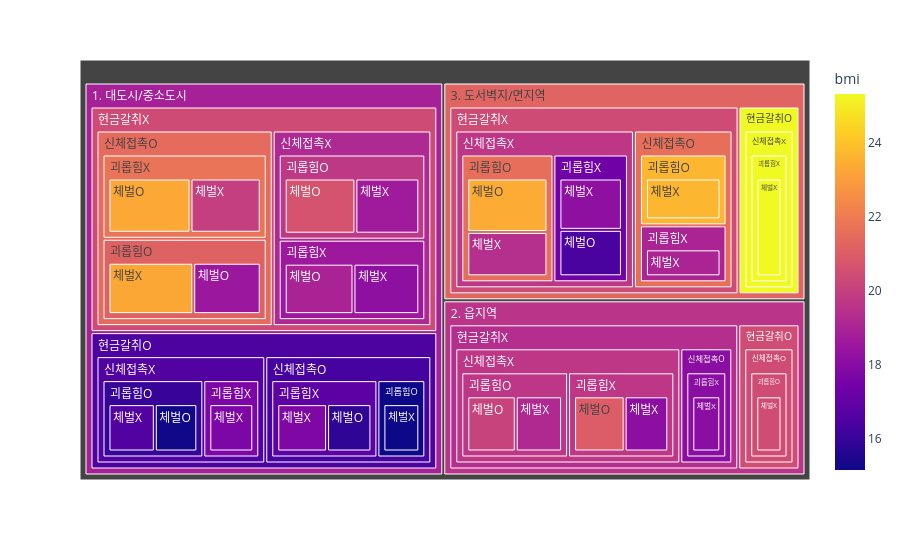

Notebook cell for this chart:
### Code cell
from plotly import express as px
import seaborn as sns

a=health_drop_ele.replace({'현금갈취_초': {1: '현금갈취O', 2: '현금갈취X'},
                         '신체접촉_초': {1: '신체접촉O', 2: '신체접촉X'},
                         '괴롭힘따돌림_초': {1: '괴롭힘O', 2: '괴롭힘X'},
                          '체벌경험_초': {1: '체벌O', 2: '체벌X'}})

bmi_sum=a.groupby(['도시규모','현금갈취_초','신체접촉_초','괴롭힘따돌림_초','체벌경험_초'])["bmi"].mean().reset_index()

fig= px. treemap(bmi_sum, path=['도시규모','현금갈취_초','신체접촉_초','괴롭힘따돌림_초','체벌경험_초'],
                 values='bmi',
                 color="bmi")
fig.show()

### Figure 1 — Plotly figure (JSON) as saved in the notebook; plotly's stock layout.template omitted (floating-point values rounded to 4 significant figures)
{"data": [{"branchvalues": "total", "customdata": [[18.53], [15.26], [20.67], [20.1], [23.39], [15.83], [23.31], [18.99], [21.0], [16.44], [15.17], [20.45], [23.26], [23.67], [16.63], [18.7], [19.2], [19.4], [17.78], [19.96], [18.11], [19.05], [17.7], [25.31], [18.18], [18.12], [18.17], [15.17], [20.45], [21.16], [23.67], [15.97], [19.73], [19.66], [21.58], [16.86], [21.76], [18.11], [19.05], [17.7], [25.31], [18.59], [19.66], [17.35], [16.34], [20.45], [21.47], [18.11], [21.61], [16.59], [25.31], [19.18], [19.66], [19.69], [16.46], [20.45], [25.31], [20.38], [19.37], [20.37], [18.9], [19.56], [21.23]], "domain": {"x": [0, 1], "y": [0, 1]}, "hovertemplate": "labels=%{label}<br>bmi_sum=%{value}<br>parent=%{parent}<br>id=%{id}<br>bmi=%{color}<extra></extra>", "ids": ["1. 대도시/중소도시/현금갈취X/신체접촉O/괴롭힘O/체벌O", "1. 대도시/중소도시/현금갈취O/신체접촉X/괴롭힘O/체벌O", "1. 대도시/중소도시/현금갈취X/신체접촉X/괴롭힘O/체벌O", "2. 읍지역/현금갈취X/신체접촉X/괴롭힘O/체벌O", "3. 도서벽지/면지역/현금갈취X/신체접촉X/괴롭힘O/체벌O", "1. 대도시/중소도시/현금갈취O/신체접촉O/괴롭힘X/체벌O", "1. 대도시/중소도시/현금갈취X/신체접촉O/괴롭힘X/체벌O", "1. 대도시/중소도시/현금갈취X/신체접촉X/괴롭힘X/체벌O", "2. 읍지역/현금갈취X/신체접촉X/괴롭힘X/체벌O", "3. 도서벽지/면지역/현금갈취X/신체접촉X/괴롭힘X/체벌O", "1. 대도시/중소도시/현금갈취O/신체접촉O/괴롭힘O/체벌X", "2. 읍지역/현금갈취O/신체접촉O/괴롭힘O/체벌X", "1. 대도시/중소도시/현금갈취X/신체접촉O/괴롭힘O/체벌X", "3. 도서벽지/면지역/현금갈취X/신체접촉O/괴롭힘O/체벌X", "1. 대도시/중소도시/현금갈취O/신체접촉X/괴롭힘O/체벌X", "1. 대도시/중소도시/현금갈취X/신체접촉X/괴롭힘O/체벌X", "2. 읍지역/현금갈취X/신체접촉X/괴롭힘O/체벌X", "3. 도서벽지/면지역/현금갈취X/신체접촉X/괴롭힘O/체벌X", "1. 대도시/중소도시/현금갈취O/신체접촉O/괴롭힘X/체벌X", "1. 대도시/중소도시/현금갈취X/신체접촉O/괴롭힘X/체벌X", "2. 읍지역/현금갈취X/신체접촉O/괴롭힘X/체벌X", "3. 도서벽지/면지역/현금갈취X/신체접촉O/괴롭힘X/체벌X", "1. 대도시/중소도시/현금갈취O/신체접촉X/괴롭힘X/체벌X", "3. 도서벽지/면지역/현금갈취O/신체접촉X/괴롭힘X/체벌X", "1. 대도시/중소도시/현금갈취X/신체접촉X/괴롭힘X/체벌X", "2. 읍지역/현금갈취X/신체접촉X/괴롭힘X/체벌X", "3. 도서벽지/면지역/현금갈취X/신체접촉X/괴롭힘X/체벌X", "1. 대도시/중소도시/현금갈취O/신체접촉O/괴롭힘O", "2. 읍지역/현금갈취O/신체접촉O/괴롭힘O", "1. 대도시/중소도시/현금갈취X/신체접촉O/괴롭힘O", "3. 도서벽지/면지역/현금갈취X/신체접촉O/괴롭힘O", "1. 대도시/중소도시/현금갈취O/신체접촉X/괴롭힘O", "1. 대도시/중소도시/현금갈취X/신체접촉X/괴롭힘O", "2. 읍지역/현금갈취X/신체접촉X/괴롭힘O", "3. 도서벽지/면지역/현금갈취X/신체접촉X/괴롭힘O", "1. 대도시/중소도시/현금갈취O/신체접촉O/괴롭힘X", "1. 대도시/중소도시/현금갈취X/신체접촉O/괴롭힘X", "2. 읍지역/현금갈취X/신체접촉O/괴롭힘X", "3. 도서벽지/면지역/현금갈취X/신체접촉O/괴롭힘X", "1. 대도시/중소도시/현금갈취O/신체접촉X/괴롭힘X", "3. 도서벽지/면지역/현금갈취O/신체접촉X/괴롭힘X", "1. 대도시/중소도시/현금갈취X/신체접촉X/괴롭힘X", "2. 읍지역/현금갈취X/신체접촉X/괴롭힘X", "3. 도서벽지/면지역/현금갈취X/신체접촉X/괴롭힘X", "1. 대도시/중소도시/현금갈취O/신체접촉O", "2. 읍지역/현금갈취O/신체접촉O", "1. 대도시/중소도시/현금갈취X/신체접촉O", "2. 읍지역/현금갈취X/신체접촉O", "3. 도서벽지/면지역/현금갈취X/신체접촉O", "1. 대도시/중소도시/현금갈취O/신체접촉X", "3. 도서벽지/면지역/현금갈취O/신체접촉X", "1. 대도시/중소도시/현금갈취X/신체접촉X", "2. 읍지역/현금갈취X/신체접촉X", "3. 도서벽지/면지역/현금갈취X/신체접촉X", "1. 대도시/중소도시/현금갈취O", "2. 읍지역/현금갈취O", "3. 도서벽지/면지역/현금갈취O", "1. 대도시/중소도시/현금갈취X", "2. 읍지역/현금갈취X", "3. 도서벽지/면지역/현금갈취X", "1. 대도시/중소도시", "2. 읍지역", "3. 도서벽지/면지역"], "labels": ["체벌O", "체벌O", "체벌O", "체벌O", "체벌O", "체벌O", "체벌O", "체벌O", "체벌O", "체벌O", "체벌X", "체벌X", "체벌X", "체벌X", "체벌X", "체벌X", "체벌X", "체벌X", "체벌X", "체벌X", "체벌X", "체벌X", "체벌X", "체벌X", "체벌X", "체벌X", "체벌X", "괴롭힘O", "괴롭힘O", "괴롭힘O", "괴롭힘O", "괴롭힘O", "괴롭힘O", "괴롭힘O", "괴롭힘O", "괴롭힘X", "괴롭힘X", "괴롭힘X", "괴롭힘X", "괴롭힘X", "괴롭힘X", "괴롭힘X", "괴롭힘X", "괴롭힘X", "신체접촉O", "신체접촉O", "신체접촉O", "신체접촉O", "신체접촉O", "신체접촉X", "신체접촉X", "신체접촉X", "신체접촉X", "신체접촉X", "현금갈취O", "현금갈취O", "현금갈취O", "현금갈취X", "현금갈취X", "현금갈취X", "1. 대도시/중소도시", "2. 읍지역", "3. 도서벽지/면지역"], "marker": {"coloraxis": "coloraxis", "colors": [18.53, 15.26, 20.67, 20.1, 23.39, 15.83, 23.31, 18.99, 21.0, 16.44, 15.17, 20.45, 23.26, 23.67, 16.63, 18.7, 19.2, 19.4, 17.78, 19.96, 18.11, 19.05, 17.7, 25.31, 18.18, 18.12, 18.17, 15.17, 20.45, 21.16, 23.67, 15.97, 19.73, 19.66, 21.58, 16.86, 21.76, 18.11, 19.05, 17.7, 25.31, 18.59, 19.66, 17.35, 16.34, 20.45, 21.47, 18.11, 21.61, 16.59, 25.31, 19.18, 19.66, 19.69, 16.46, 20.45, 25.31, 20.38, 19.37, 20.37, 18.9, 19.56, 21.23]}, "name": "", "parents": ["1. 대도시/중소도시/현금갈취X/신체접촉O/괴롭힘O", "1. 대도시/중소도시/현금갈취O/신체접촉X/괴롭힘O", "1. 대도시/중소도시/현금갈취X/신체접촉X/괴롭힘O", "2. 읍지역/현금갈취X/신체접촉X/괴롭힘O", "3. 도서벽지/면지역/현금갈취X/신체접촉X/괴롭힘O", "1. 대도시/중소도시/현금갈취O/신체접촉O/괴롭힘X", "1. 대도시/중소도시/현금갈취X/신체접촉O/괴롭힘X", "1. 대도시/중소도시/현금갈취X/신체접촉X/괴롭힘X", "2. 읍지역/현금갈취X/신체접촉X/괴롭힘X", "3. 도서벽지/면지역/현금갈취X/신체접촉X/괴롭힘X", "1. 대도시/중소도시/현금갈취O/신체접촉O/괴롭힘O", "2. 읍지역/현금갈취O/신체접촉O/괴롭힘O", "1. 대도시/중소도시/현금갈취X/신체접촉O/괴롭힘O", "3. 도서벽지/면지역/현금갈취X/신체접촉O/괴롭힘O", "1. 대도시/중소도시/현금갈취O/신체접촉X/괴롭힘O", "1. 대도시/중소도시/현금갈취X/신체접촉X/괴롭힘O", "2. 읍지역/현금갈취X/신체접촉X/괴롭힘O", "3. 도서벽지/면지역/현금갈취X/신체접촉X/괴롭힘O", "1. 대도시/중소도시/현금갈취O/신체접촉O/괴롭힘X", "1. 대도시/중소도시/현금갈취X/신체접촉O/괴롭힘X", "2. 읍지역/현금갈취X/신체접촉O/괴롭힘X", "3. 도서벽지/면지역/현금갈취X/신체접촉O/괴롭힘X", "1. 대도시/중소도시/현금갈취O/신체접촉X/괴롭힘X", "3. 도서벽지/면지역/현금갈취O/신체접촉X/괴롭힘X", "1. 대도시/중소도시/현금갈취X/신체접촉X/괴롭힘X", "2. 읍지역/현금갈취X/신체접촉X/괴롭힘X", "3. 도서벽지/면지역/현금갈취X/신체접촉X/괴롭힘X", "1. 대도시/중소도시/현금갈취O/신체접촉O", "2. 읍지역/현금갈취O/신체접촉O", "1. 대도시/중소도시/현금갈취X/신체접촉O", "3. 도서벽지/면지역/현금갈취X/신체접촉O", "1. 대도시/중소도시/현금갈취O/신체접촉X", "1. 대도시/중소도시/현금갈취X/신체접촉X", "2. 읍지역/현금갈취X/신체접촉X", "3. 도서벽지/면지역/현금갈취X/신체접촉X", "1. 대도시/중소도시/현금갈취O/신체접촉O", "1. 대도시/중소도시/현금갈취X/신체접촉O", "2. 읍지역/현금갈취X/신체접촉O", "3. 도서벽지/면지역/현금갈취X/신체접촉O", "1. 대도시/중소도시/현금갈취O/신체접촉X", "3. 도서벽지/면지역/현금갈취O/신체접촉X", "1. 대도시/중소도시/현금갈취X/신체접촉X", "2. 읍지역/현금갈취X/신체접촉X", "3. 도서벽지/면지역/현금갈취X/신체접촉X", "1. 대도시/중소도시/현금갈취O", "2. 읍지역/현금갈취O", "1. 대도시/중소도시/현금갈취X", "2. 읍지역/현금갈취X", "3. 도서벽지/면지역/현금갈취X", "1. 대도시/중소도시/현금갈취O", "3. 도서벽지/면지역/현금갈취O", "1. 대도시/중소도시/현금갈취X", "2. 읍지역/현금갈취X", "3. 도서벽지/면지역/현금갈취X", "1. 대도시/중소도시", "2. 읍지역", "3. 도서벽지/면지역", "1. 대도시/중소도시", "2. 읍지역", "3. 도서벽지/면지역", "", "", ""], "type": "treemap", "values": [18.53, 15.26, 20.67, 20.1, 23.39, 15.83, 23.31, 18.99, 21.0, 16.44, 15.17, 20.45, 23.26, 23.67, 16.63, 18.7, 19.2, 19.4, 17.78, 19.96, 18.11, 19.05, 17.7, 25.31, 18.18, 18.12, 18.17, 15.17, 20.45, 41.79, 23.67, 31.89, 39.37, 39.3, 42.79, 33.61, 43.26, 18.11, 19.05, 17.7, 25.31, 37.16, 39.12, 34.61, 48.78, 20.45, 85.05, 18.11, 42.72, 49.59, 25.31, 76.53, 78.42, 77.4, 98.37, 20.45, 25.31, 161.6, 96.53, 120.1, 259.9, 117.0, 145.4]}], "layout": {"autosize": true, "coloraxis": {"colorbar": {"title": {"text": "bmi"}}, "colorscale": [[0, "#0d0887"], [0.1111, "#46039f"], [0.2222, "#7201a8"], [0.3333, "#9c179e"], [0.4444, "#bd3786"], [0.5556, "#d8576b"], [0.6667, "#ed7953"], [0.7778, "#fb9f3a"], [0.8889, "#fdca26"], [1, "#f0f921"]]}, "legend": {"tracegroupgap": 0}, "margin": {"t": 60}}}
